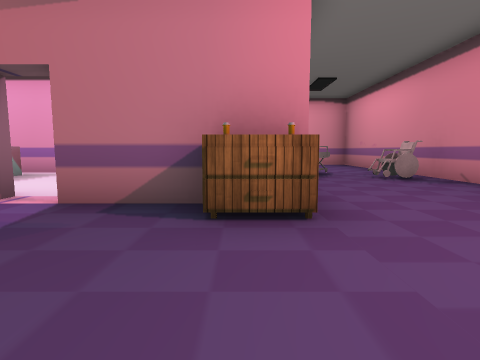
View 1 (above)

19 first-person views from a walk through a 3-D level made in the Unity game engine. The camera is 1.2 m above the floor, tilts 6° down and sees 80° across. The floor is counted in squares, 2 m on a side. Each view is taken from the middle of a square. On the plan, view 1 faces up. The plan holds only what a view shows up to about 9 squares ahead; the rest is blank. The player is left out. Some animated figures are left out. Door leaves are left out, so doorways stand open. Some surface patterns are stand-ins.

View 2
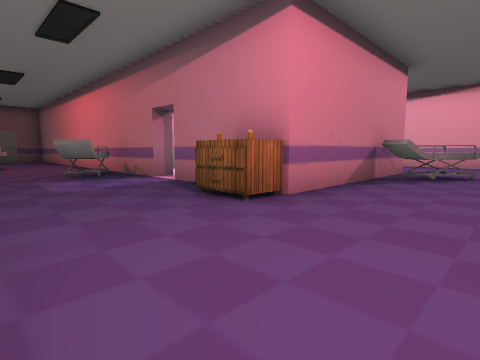

View 3
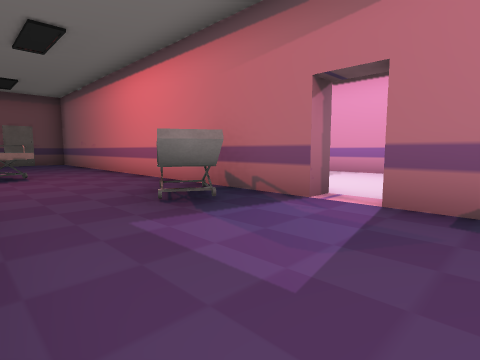

View 4
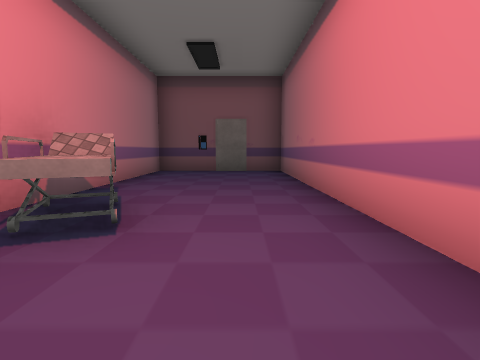

View 5
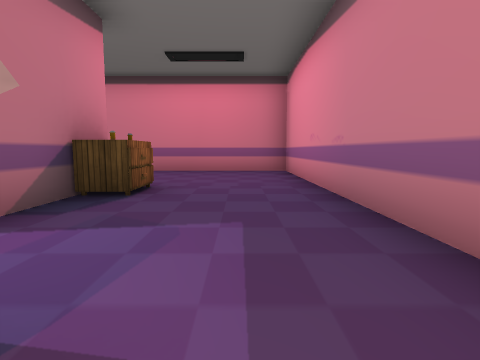

View 6
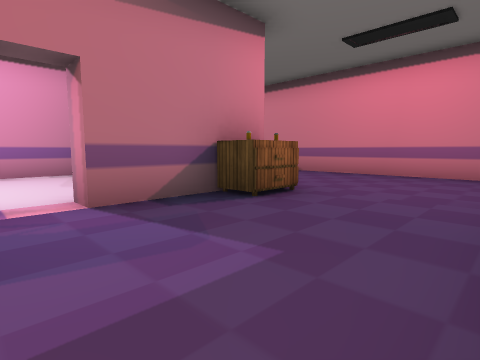

View 7
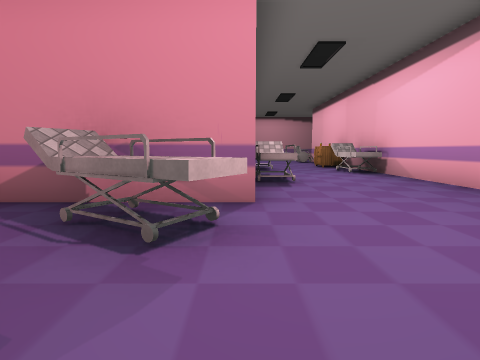

View 8
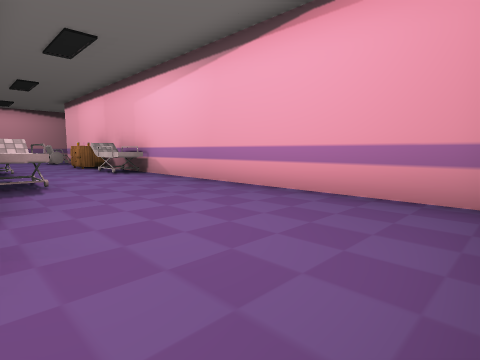

View 9
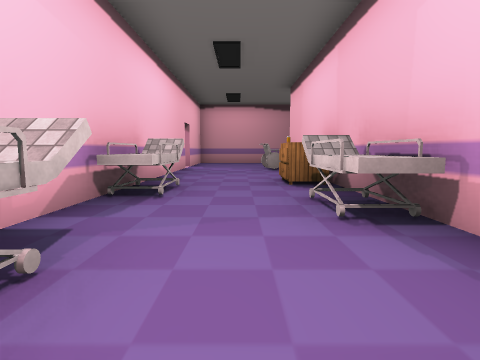

View 10
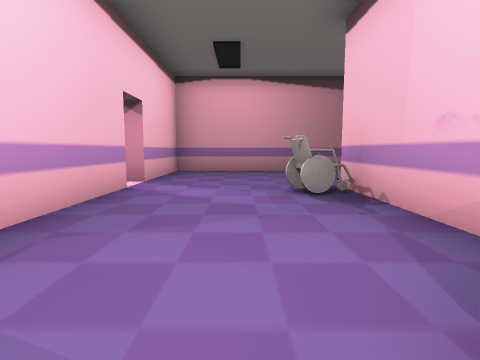

View 11
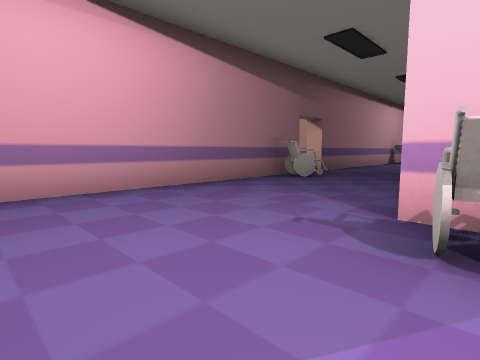

View 12
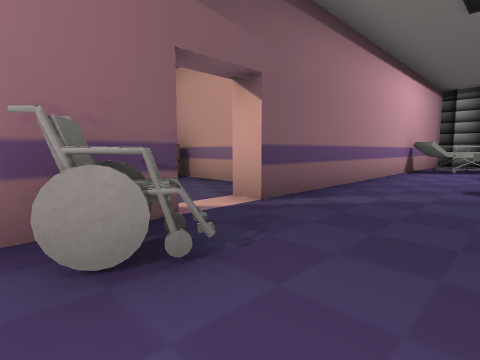

View 13
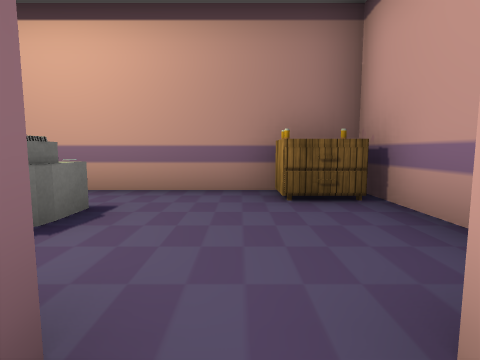

View 14
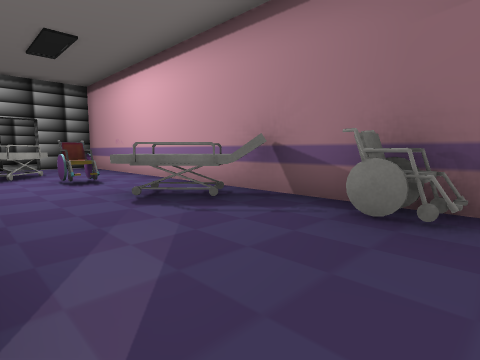

View 15
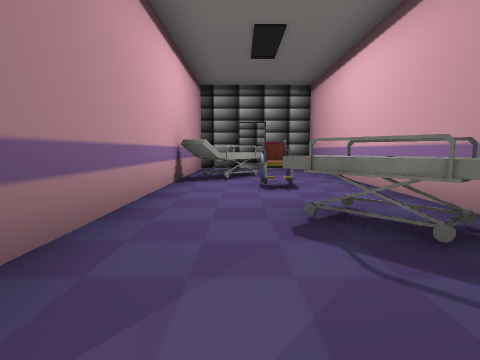

View 16
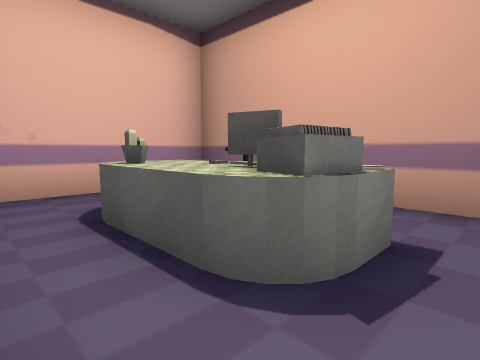

View 17
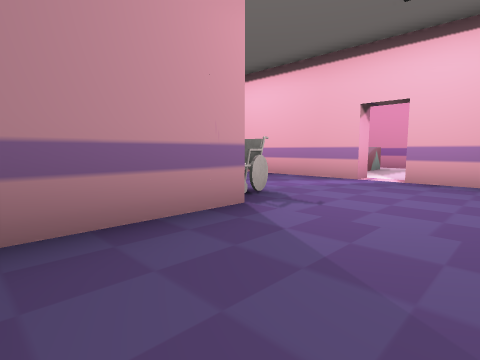

View 18
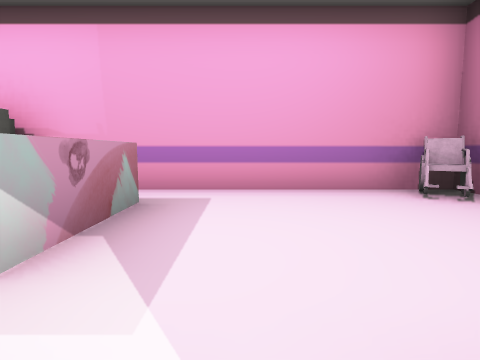

View 19
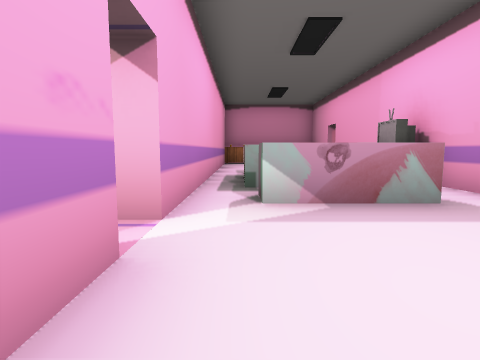

### Floor plan
Points are (right, up) in squares from view 1. A wall is a line through its corners. A room is listed if a view was taken in it or the views show most of it. See-through windows are left out.
Room 1 (views 1, 2, 3, 4, 5, 6, 7, 8, 9, 10, 11, 12, 13, 14, 15, 17, 18)
walls: (-7.9, 11.7) (-10.7, 11.7) (-10.7, 13.9); (-10.6, 7.7) (-10.6, 8.2) (-3.1, 8.2); (-2.9, 3.2) (-14.2, 3.2) (-14.2, -0.3) (-9.6, -0.3); (0.8, 8.2) (0.8, 5.4); (-0.4, 3.2) (-2, 3.2); (-10.7, 16.2) (-10.7, 25.5); (-2.5, -0.3) (4.3, -0.3) (4.3, 9.1); (3.8, 11.7) (-6.4, 11.7); (-14.2, 15.5) (-14.2, 8.2) (-11.5, 8.2) (-11.5, 7.7); (-11.6, 26.3) (-12.2, 26.3); (-14.2, 26) (-14.2, 16.6)
ways out: open door at (-15, 16) to room 2; open door at (-11, 7) to room 3; gap at (-2, 3) to room 3
objects: other object (-14, 15); other object (-13, 23) to (-13, 24); other object (-12, 19) to (-12, 20); other object (-12, 22); other object (-11, 17); other object (-10, 11); other object (-9, 0) to (-8, 1); other object (-6, 9) to (-5, 9); table (-6, 11); other object (-5, 11) to (-3, 11); other object (-4, 2); other object (-3, 9) to (-1, 9); table (0, 3); other object (2, 7) to (2, 8); other object (3, 6)
Room 2 (view 16)
walls: (-14.2, 16.6) (-14.8, 16.6); (-15.9, 17.8) (-18.3, 17.8) (-18.3, 10.8) (-15.2, 10.8)
ways out: open door at (-15, 16) to room 1
objects: table (-18, 17); other object (-17, 13); other object (-16, 12) to (-16, 14)
Room 3 (view 19)
walls: (-6, 3.7) (-4.4, 3.7); (-2.9, 3.8) (-2.9, 3.2); (-11.5, 7.7) (-12.2, 7.7); (-2, 3.2) (-2, 3.8); (-1, 7.7) (-10.6, 7.7); (-13.2, 3.7) (-8.8, 3.7)
ways out: open door at (-11, 7) to room 1; gap at (-2, 3) to room 1; open door at (-3, 4)
objects: other object (-14, 4); sofa (-10, 5) to (-9, 6); other object (-8, 4) to (-7, 4); sofa (-8, 7) to (-7, 7); sofa (-5, 5) to (-5, 6)

Where each view was taken, in squares from view 1:
view 1: 0 up, 0 right, facing up
view 2: 0 up, 3 right, facing up-left
view 3: 0 up, 1 left, facing up-left
view 4: 2 up, 6 left, facing left
view 5: 1 up, 4 left, facing right
view 6: 0 up, 3 left, facing up-right
view 7: 8 up, 4 right, facing left
view 8: 8 up, 4 right, facing up-left
view 9: 10 up, 1 left, facing left
view 10: 10 up, 6 left, facing left
view 11: 9 up, 10 left, facing up-left
view 12: 14 up, 12 left, facing up-left
view 13: 16 up, 14 left, facing left
view 14: 16 up, 14 left, facing up-right
view 15: 17 up, 13 left, facing up
view 16: 15 up, 15 left, facing down-left
view 17: 14 up, 13 left, facing down-right
view 18: 8 up, 11 left, facing down
view 19: 7 up, 13 left, facing right
